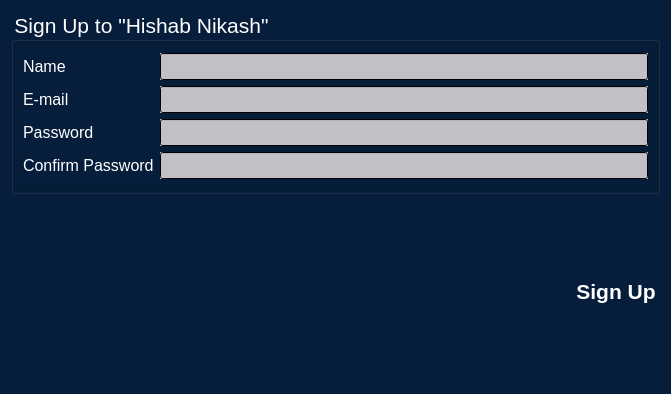
<?xml version="1.0" encoding="UTF-8"?>
<ui version="4.0">
 <class>Sign_Up</class>
 <widget class="QDialog" name="Sign_Up">
  <property name="geometry">
   <rect>
    <x>0</x>
    <y>0</y>
    <width>671</width>
    <height>394</height>
   </rect>
  </property>
  <property name="windowTitle">
   <string>Sign Up</string>
  </property>
  <property name="windowIcon">
   <iconset resource="resource.qrc">
    <normaloff>:/img/img/Picture2.png</normaloff>:/img/img/Picture2.png</iconset>
  </property>
  <property name="windowOpacity">
   <double>0.855555000000000</double>
  </property>
  <property name="styleSheet">
   <string notr="true">background-color: qlineargradient(spread:pad, x1:0, y1:1, x2:0, y2:1, stop:0 rgba(6, 29, 59, 255));
color: rgb(255, 255, 255);</string>
  </property>
  <layout class="QVBoxLayout" name="verticalLayout_5">
   <item>
    <layout class="QVBoxLayout" name="verticalLayout_4">
     <item>
      <widget class="QGroupBox" name="groupBox">
       <property name="font">
        <font>
         <pointsize>16</pointsize>
        </font>
       </property>
       <property name="title">
        <string>Sign Up to &quot;Hishab Nikash&quot;</string>
       </property>
       <layout class="QVBoxLayout" name="verticalLayout_3">
        <item>
         <layout class="QHBoxLayout" name="horizontalLayout_2">
          <item>
           <layout class="QVBoxLayout" name="verticalLayout">
            <item>
             <widget class="QLabel" name="label">
              <property name="font">
               <font>
                <pointsize>12</pointsize>
               </font>
              </property>
              <property name="text">
               <string>Name</string>
              </property>
             </widget>
            </item>
            <item>
             <widget class="QLabel" name="label_2">
              <property name="font">
               <font>
                <pointsize>12</pointsize>
               </font>
              </property>
              <property name="text">
               <string>E-mail</string>
              </property>
             </widget>
            </item>
            <item>
             <widget class="QLabel" name="label_3">
              <property name="font">
               <font>
                <pointsize>12</pointsize>
               </font>
              </property>
              <property name="text">
               <string>Password</string>
              </property>
             </widget>
            </item>
            <item>
             <widget class="QLabel" name="label_4">
              <property name="font">
               <font>
                <pointsize>12</pointsize>
               </font>
              </property>
              <property name="text">
               <string>Confirm Password</string>
              </property>
             </widget>
            </item>
           </layout>
          </item>
          <item>
           <layout class="QVBoxLayout" name="verticalLayout_2">
            <item>
             <widget class="QLineEdit" name="name">
              <property name="font">
               <font>
                <pointsize>12</pointsize>
               </font>
              </property>
              <property name="styleSheet">
               <string notr="true">background-color: qlineargradient(spread:pad, x1:0, y1:1, x2:0, y2:1, stop:0 rgba(192, 192, 197, 255));


color: rgb(0, 0, 0);</string>
              </property>
             </widget>
            </item>
            <item>
             <widget class="QLineEdit" name="email">
              <property name="font">
               <font>
                <pointsize>12</pointsize>
               </font>
              </property>
              <property name="styleSheet">
               <string notr="true">background-color: qlineargradient(spread:pad, x1:0, y1:1, x2:0, y2:1, stop:0 rgba(192, 192, 197, 255));

color: rgb(0, 0, 0);</string>
              </property>
             </widget>
            </item>
            <item>
             <widget class="QLineEdit" name="pass">
              <property name="font">
               <font>
                <pointsize>12</pointsize>
               </font>
              </property>
              <property name="styleSheet">
               <string notr="true">background-color: qlineargradient(spread:pad, x1:0, y1:1, x2:0, y2:1, stop:0 rgba(192, 192, 197, 255));

color: rgb(0, 0, 0);</string>
              </property>
              <property name="echoMode">
               <enum>QLineEdit::Password</enum>
              </property>
             </widget>
            </item>
            <item>
             <widget class="QLineEdit" name="re_pass">
              <property name="font">
               <font>
                <pointsize>12</pointsize>
               </font>
              </property>
              <property name="styleSheet">
               <string notr="true">background-color: qlineargradient(spread:pad, x1:0, y1:1, x2:0, y2:1, stop:0 rgba(192, 192, 197, 255));

color: rgb(0, 0, 0);</string>
              </property>
              <property name="echoMode">
               <enum>QLineEdit::Password</enum>
              </property>
             </widget>
            </item>
           </layout>
          </item>
         </layout>
        </item>
       </layout>
      </widget>
     </item>
     <item>
      <layout class="QHBoxLayout" name="horizontalLayout">
       <item>
        <spacer name="horizontalSpacer">
         <property name="orientation">
          <enum>Qt::Horizontal</enum>
         </property>
         <property name="sizeHint" stdset="0">
          <size>
           <width>40</width>
           <height>20</height>
          </size>
         </property>
        </spacer>
       </item>
       <item>
        <widget class="QPushButton" name="pushButton">
         <property name="sizePolicy">
          <sizepolicy hsizetype="Preferred" vsizetype="Preferred">
           <horstretch>0</horstretch>
           <verstretch>0</verstretch>
          </sizepolicy>
         </property>
         <property name="font">
          <font>
           <pointsize>16</pointsize>
           <weight>75</weight>
           <bold>true</bold>
          </font>
         </property>
         <property name="text">
          <string>Sign Up</string>
         </property>
         <property name="autoDefault">
          <bool>false</bool>
         </property>
         <property name="flat">
          <bool>true</bool>
         </property>
        </widget>
       </item>
      </layout>
     </item>
    </layout>
   </item>
  </layout>
 </widget>
 <resources>
  <include location="resource.qrc"/>
 </resources>
 <connections/>
</ui>
